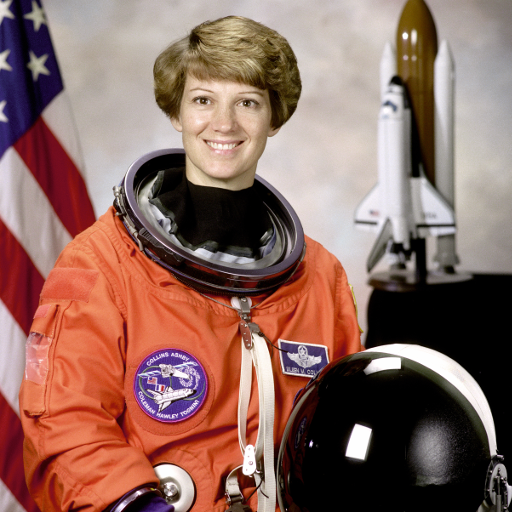
#> input picture Lab5/images/astronaut.png, 512 x 512 px
$ jupyter execute Lab5.ipynb   (older library calls are emulated)   (text cells are left out)
#> lines starting #> are read from the running program, lines starting #| are printed output that depends on the picture; pictures that were not available may be replaced by others from this repository, and a replacement may not be noted
[cell 1]
import cv2
import numpy as np
import matplotlib.pyplot as plt

# Read the image
image = cv2.imread('images/astronaut.png')
#> image is the input picture: shape (512, 512, 3); mean B, G, R 96.5, 105.8, 141.6
image = cv2.cvtColor(image, cv2.COLOR_BGR2RGB)  # Convert from BGR to RGB

# Gaussian sigma
sigma = 2
# parameter
amount = 1.5

# Convert image to float32 for processing
image_float = image.astype(np.float32) / 255.0

# Apply Gaussian blur
blurred = cv2.GaussianBlur(image_float, (0, 0), sigmaX=sigma, sigmaY=sigma)
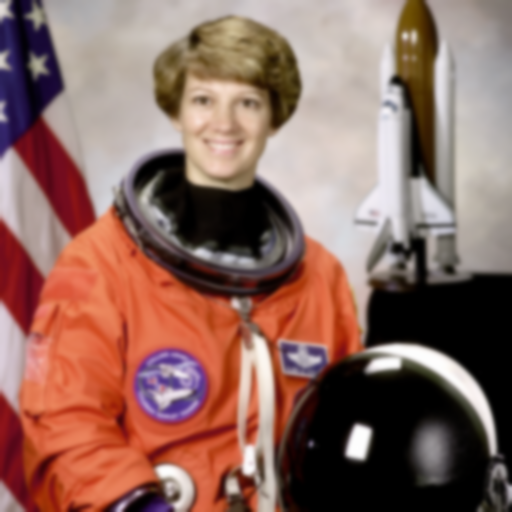
#> blurred: shape (512, 512, 3) float32; mean R, G, B 0.555, 0.415, 0.378

# Perform Unsharp Masking
sharpened = np.clip(image_float + amount * (image_float - blurred), 0, 1)
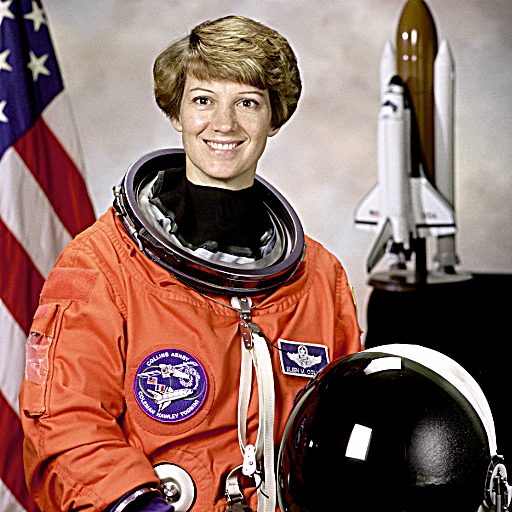
#> sharpened: shape (512, 512, 3) float32; mean R, G, B 0.556, 0.418, 0.383

# Plot original, blurred, and sharpened images
fig, ax = plt.subplots(1, 3, figsize=(15, 5))
ax[0].imshow(image)
ax[0].set_title("Original Image")
ax[0].axis("off")
ax[1].imshow(blurred)
ax[1].set_title("Blurred Image")
ax[1].axis("off")
ax[2].imshow(sharpened)
ax[2].set_title("Sharpened (Unsharp Masking)")
ax[2].axis("off")
plt.show()
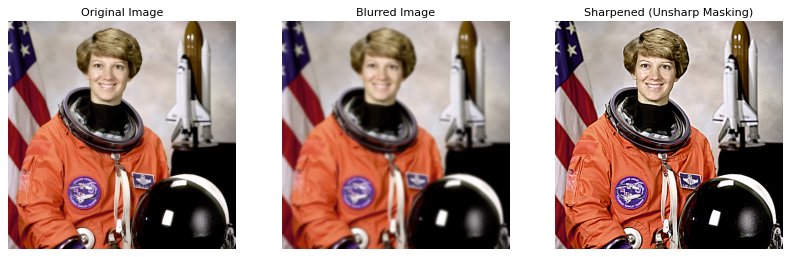
#> figure drawn by matplotlib, 3 panels

[cell 2]
img = cv2.imread('images/coffee.png')
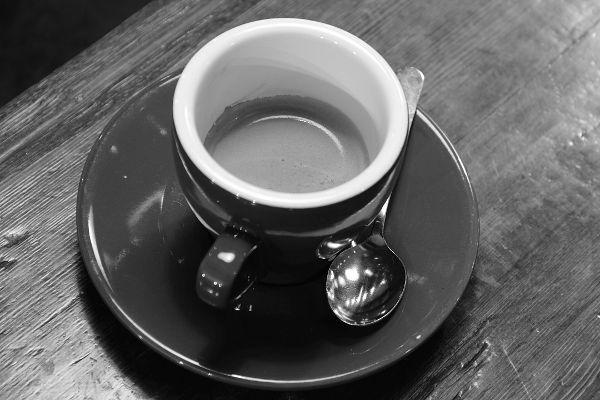
#> input picture Lab4/images/coffee.png, 600 x 400 px, found by its file name
#> img is the input picture: shape (400, 600, 3); min 0, max 255, mean 98.8
img = cv2.cvtColor(img, cv2.COLOR_BGR2RGB)

kernel = np.ones((7, 7), np.float32) / 49
box = cv2.filter2D(img, -1, kernel)
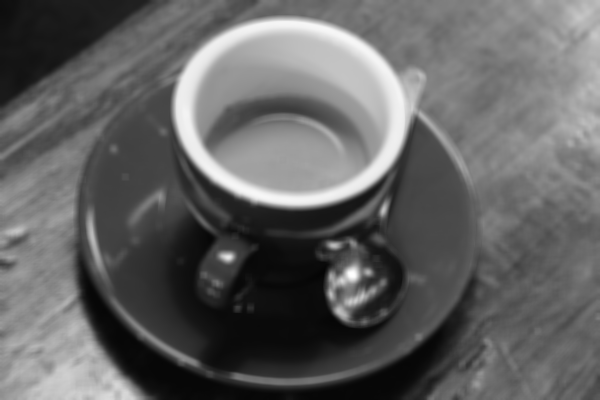
#> box: shape (400, 600, 3); min 5, max 254, mean 98.8

fig, ax = plt.subplots(1, 2, figsize=(12, 5))
ax[0].imshow(img)
ax[0].set_title("Original Image")
ax[0].axis("off")
ax[1].imshow(box)
ax[1].set_title("7x7 Box Filter")
ax[1].axis("off")
plt.show()

[cell 3]
gauss5 = cv2.GaussianBlur(img, (5, 5), 0)
gauss21 = cv2.GaussianBlur(img, (21, 21), 0)

fig, ax = plt.subplots(1, 3, figsize=(18, 5))
ax[0].imshow(img)
ax[0].set_title("Original Image")
ax[0].axis("off")
ax[1].imshow(gauss5)
ax[1].set_title("Gaussian 5x5")
ax[1].axis("off")
ax[2].imshow(gauss21)
ax[2].set_title("Gaussian 21x21")
ax[2].axis("off")
plt.show()

[cell 4]
# read the image
gray = cv2.imread('images/cameraman.png', cv2.IMREAD_GRAYSCALE)
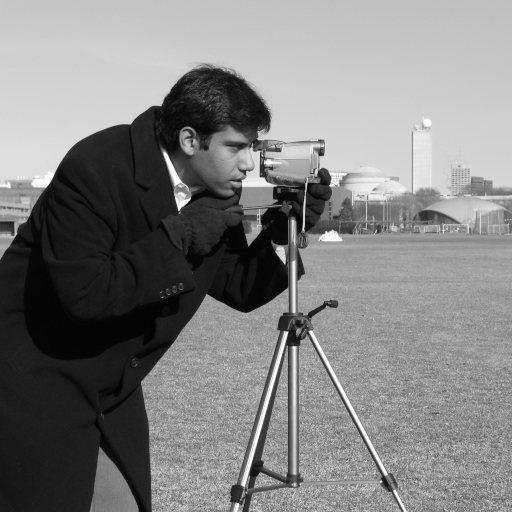
#> input picture Lab1/images/cameraman.tif, 512 x 512 px, given in place of cameraman.png, which was not available
#> gray is the input picture: shape (512, 512); min 0, max 255, mean 129.1

# convert to float32
image_float = gray.astype(np.float32) / 255.0
#> image_float: shape (512, 512) float32

# laplacian
laplacian = cv2.Laplacian(image_float, cv2.CV_32F, ksize=1)
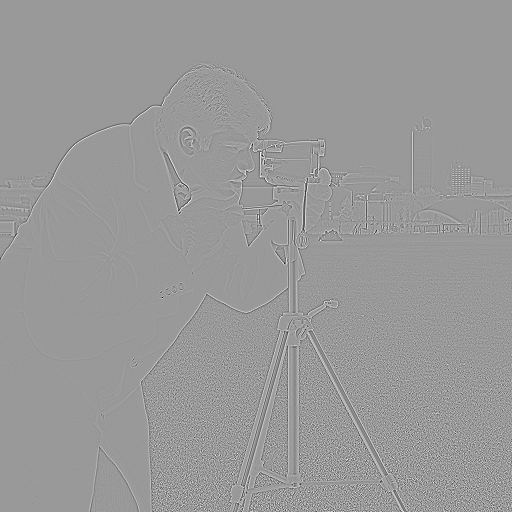
#> laplacian: shape (512, 512) float32; min -1.66, max 1.1, mean 1e-05; drawn with min black and max white

# sharpen
sharpened = np.clip(image_float - laplacian, 0, 1)
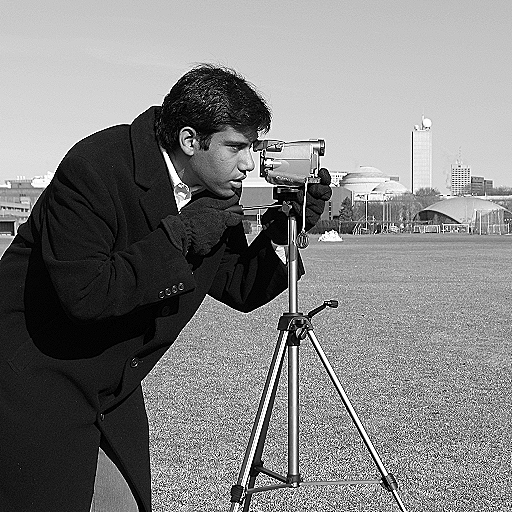
#> sharpened: shape (512, 512) float32; min 0, max 1, mean 0.504

fig, ax = plt.subplots(1, 3, figsize=(18, 6))
ax[0].imshow(image_float, cmap='gray')
ax[0].set_title("Original Image")
ax[0].axis("off")
ax[1].imshow(np.abs(laplacian), cmap='gray')
ax[1].set_title("Laplacian")
ax[1].axis("off")
ax[2].imshow(sharpened, cmap='gray')
ax[2].set_title("Sharpened")
ax[2].axis("off")
plt.show()
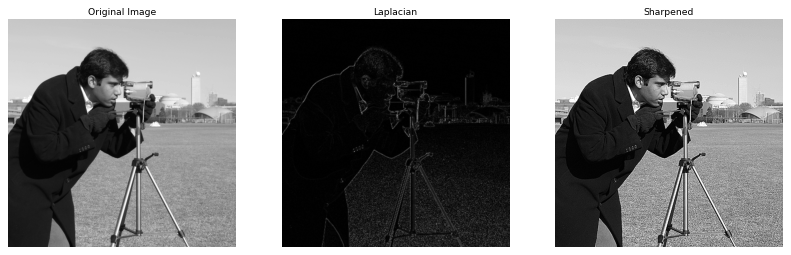
#> figure drawn by matplotlib, 3 panels
